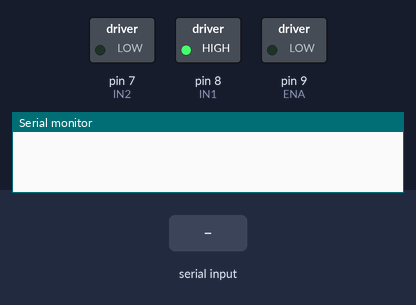
A sketch run on a simulated Arduino Uno, built with avr-gcc and run on an emulated ATmega328P. Parts: switched loads named in the sketch (green lamp = pin HIGH), the last lines printed to the serial monitor. The test bench sets the inputs (shaded band).

Above: at 1.2 s.
1.3 s: "90,45\n" received over Serial
At 2.5 s:
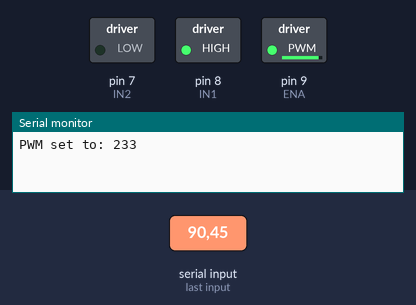
2.8 s: "30,150\n" received over Serial
At 3.6 s:
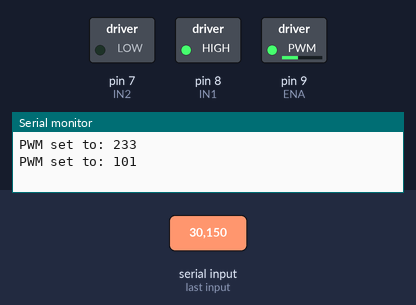
4.3 s: "5\n" received over Serial
At 4.6 s:
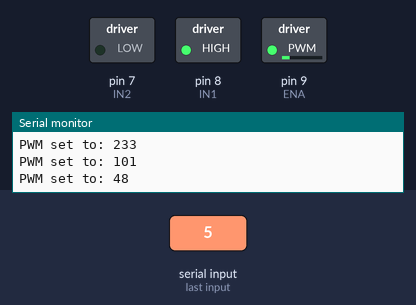
5.8 s: "90\n" received over Serial
At 7.0 s:
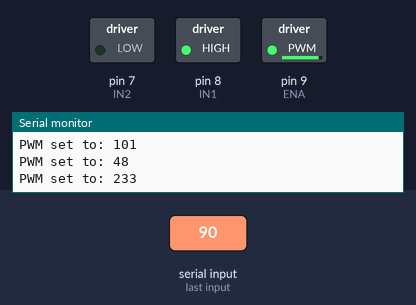
Timing chart, 0 to 8.3 s (numbered marks = the images above; inputs shaded):
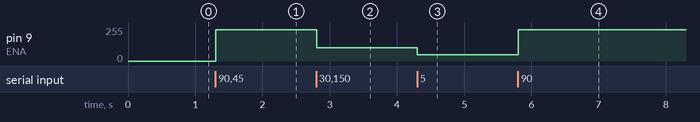

Measured:
- after the input at 1.3 s, pin 9 (ENA): 0/255 → 233/255 at once
- after the input at 2.8 s, pin 9 (ENA): 233/255 → 101/255 at once
- after the input at 4.3 s, pin 9 (ENA): 101/255 → 48/255 at once
- after the input at 5.8 s, pin 9 (ENA): 48/255 → 233/255 at once

The sketch:

motor.ino
```cpp
const int ENA = 9;
const int IN1 = 8;
const int IN2 = 7;

int speedValue = 0;

void setup() {
  Serial.begin(9600);
  pinMode(ENA, OUTPUT);
  pinMode(IN1, OUTPUT);
  pinMode(IN2, OUTPUT);

  digitalWrite(IN1, HIGH);
  digitalWrite(IN2, LOW);  // Forward direction
}

void loop() {
  if (Serial.available()) {
    String input = Serial.readStringUntil('\n');
    int detectedSpeed = input.toInt();

    // Map speed (20 to 100) to PWM (80 to 255)
    speedValue = map(detectedSpeed, 20, 100, 80, 255);
    speedValue = constrain(speedValue, 0, 255);  // safety

    analogWrite(ENA, speedValue);
    Serial.println("PWM set to: " + String(speedValue));
  }
}
```
